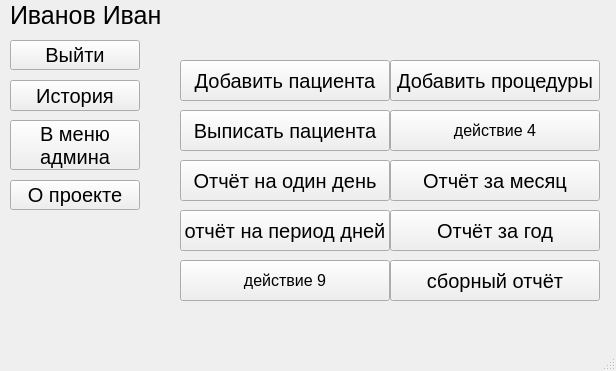
<?xml version="1.0" encoding="UTF-8"?>
<ui version="4.0">
 <class>MainWindow</class>
 <widget class="QMainWindow" name="MainWindow">
  <property name="geometry">
   <rect>
    <x>0</x>
    <y>0</y>
    <width>616</width>
    <height>371</height>
   </rect>
  </property>
  <property name="windowTitle">
   <string>Главное меню</string>
  </property>
  <widget class="QWidget" name="centralwidget">
   <widget class="QLabel" name="name">
    <property name="geometry">
     <rect>
      <x>10</x>
      <y>0</y>
      <width>580</width>
      <height>31</height>
     </rect>
    </property>
    <property name="font">
     <font>
      <pointsize>19</pointsize>
     </font>
    </property>
    <property name="text">
     <string>Иванов Иван</string>
    </property>
   </widget>
   <widget class="QPushButton" name="exit_button">
    <property name="geometry">
     <rect>
      <x>10</x>
      <y>40</y>
      <width>130</width>
      <height>30</height>
     </rect>
    </property>
    <property name="font">
     <font>
      <pointsize>15</pointsize>
     </font>
    </property>
    <property name="text">
     <string>Выйти</string>
    </property>
   </widget>
   <widget class="QPushButton" name="add_patient_button">
    <property name="geometry">
     <rect>
      <x>180</x>
      <y>60</y>
      <width>210</width>
      <height>41</height>
     </rect>
    </property>
    <property name="font">
     <font>
      <pointsize>15</pointsize>
      <italic>false</italic>
      <kerning>true</kerning>
     </font>
    </property>
    <property name="text">
     <string>Добавить пациента</string>
    </property>
   </widget>
   <widget class="QPushButton" name="history_button">
    <property name="geometry">
     <rect>
      <x>10</x>
      <y>80</y>
      <width>130</width>
      <height>31</height>
     </rect>
    </property>
    <property name="font">
     <font>
      <pointsize>15</pointsize>
     </font>
    </property>
    <property name="text">
     <string>История</string>
    </property>
   </widget>
   <widget class="QPushButton" name="admin_button">
    <property name="enabled">
     <bool>true</bool>
    </property>
    <property name="geometry">
     <rect>
      <x>10</x>
      <y>120</y>
      <width>130</width>
      <height>50</height>
     </rect>
    </property>
    <property name="font">
     <font>
      <pointsize>15</pointsize>
     </font>
    </property>
    <property name="mouseTracking">
     <bool>false</bool>
    </property>
    <property name="text">
     <string>В меню
админа</string>
    </property>
   </widget>
   <widget class="QPushButton" name="button_add_procedure">
    <property name="geometry">
     <rect>
      <x>390</x>
      <y>60</y>
      <width>210</width>
      <height>41</height>
     </rect>
    </property>
    <property name="font">
     <font>
      <pointsize>15</pointsize>
      <italic>false</italic>
      <kerning>true</kerning>
     </font>
    </property>
    <property name="text">
     <string>Добавить процедуры</string>
    </property>
   </widget>
   <widget class="QPushButton" name="delete_patient">
    <property name="geometry">
     <rect>
      <x>180</x>
      <y>110</y>
      <width>210</width>
      <height>41</height>
     </rect>
    </property>
    <property name="font">
     <font>
      <pointsize>15</pointsize>
      <italic>false</italic>
      <kerning>true</kerning>
     </font>
    </property>
    <property name="text">
     <string>Выписать пациента</string>
    </property>
   </widget>
   <widget class="QPushButton" name="pushButton_4">
    <property name="geometry">
     <rect>
      <x>390</x>
      <y>110</y>
      <width>210</width>
      <height>41</height>
     </rect>
    </property>
    <property name="font">
     <font>
      <pointsize>12</pointsize>
      <italic>false</italic>
      <kerning>true</kerning>
     </font>
    </property>
    <property name="text">
     <string>действие 4</string>
    </property>
   </widget>
   <widget class="QPushButton" name="report_1">
    <property name="geometry">
     <rect>
      <x>180</x>
      <y>160</y>
      <width>210</width>
      <height>41</height>
     </rect>
    </property>
    <property name="font">
     <font>
      <pointsize>15</pointsize>
      <italic>false</italic>
      <kerning>true</kerning>
     </font>
    </property>
    <property name="text">
     <string>Отчёт на один день</string>
    </property>
   </widget>
   <widget class="QPushButton" name="report_4">
    <property name="geometry">
     <rect>
      <x>180</x>
      <y>210</y>
      <width>210</width>
      <height>41</height>
     </rect>
    </property>
    <property name="font">
     <font>
      <pointsize>15</pointsize>
      <italic>false</italic>
      <kerning>true</kerning>
     </font>
    </property>
    <property name="text">
     <string>отчёт на период дней</string>
    </property>
   </widget>
   <widget class="QPushButton" name="report_3">
    <property name="geometry">
     <rect>
      <x>390</x>
      <y>210</y>
      <width>210</width>
      <height>41</height>
     </rect>
    </property>
    <property name="font">
     <font>
      <pointsize>15</pointsize>
      <italic>false</italic>
      <kerning>true</kerning>
     </font>
    </property>
    <property name="text">
     <string>Отчёт за год</string>
    </property>
   </widget>
   <widget class="QPushButton" name="pushButton_9">
    <property name="geometry">
     <rect>
      <x>180</x>
      <y>260</y>
      <width>210</width>
      <height>41</height>
     </rect>
    </property>
    <property name="font">
     <font>
      <pointsize>12</pointsize>
      <italic>false</italic>
      <kerning>true</kerning>
     </font>
    </property>
    <property name="text">
     <string>действие 9</string>
    </property>
   </widget>
   <widget class="QPushButton" name="report_5">
    <property name="geometry">
     <rect>
      <x>390</x>
      <y>260</y>
      <width>210</width>
      <height>41</height>
     </rect>
    </property>
    <property name="font">
     <font>
      <pointsize>15</pointsize>
      <italic>false</italic>
      <kerning>true</kerning>
     </font>
    </property>
    <property name="text">
     <string>сборный отчёт</string>
    </property>
   </widget>
   <widget class="QPushButton" name="report_2">
    <property name="geometry">
     <rect>
      <x>390</x>
      <y>160</y>
      <width>210</width>
      <height>41</height>
     </rect>
    </property>
    <property name="font">
     <font>
      <pointsize>15</pointsize>
      <italic>false</italic>
      <kerning>true</kerning>
     </font>
    </property>
    <property name="text">
     <string>Отчёт за месяц</string>
    </property>
   </widget>
   <widget class="QPushButton" name="description_button">
    <property name="geometry">
     <rect>
      <x>10</x>
      <y>180</y>
      <width>130</width>
      <height>30</height>
     </rect>
    </property>
    <property name="font">
     <font>
      <pointsize>15</pointsize>
     </font>
    </property>
    <property name="text">
     <string>О проекте</string>
    </property>
   </widget>
  </widget>
  <widget class="QMenuBar" name="menubar">
   <property name="geometry">
    <rect>
     <x>0</x>
     <y>0</y>
     <width>616</width>
     <height>18</height>
    </rect>
   </property>
  </widget>
  <widget class="QStatusBar" name="statusbar"/>
 </widget>
 <resources/>
 <connections/>
</ui>
